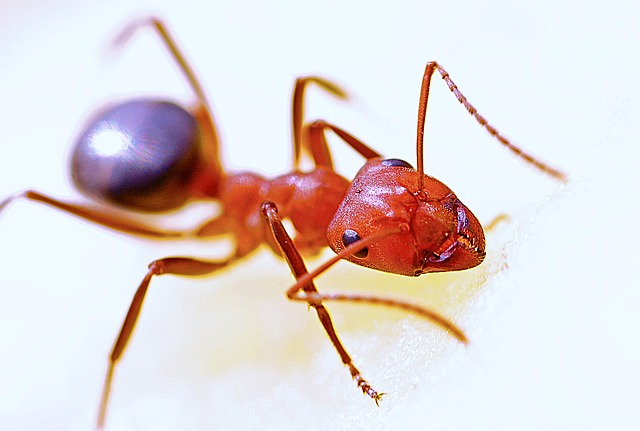
#> input picture image/ant.jpg, 640 x 431 px
$ python thresholding_trackbar.py
#> lines starting #> are read from the running program, lines starting #| are printed output that depends on the picture
import cv2

img = cv2.imread("image/ant.jpg")
#> img is the input picture: shape (431, 640, 3); mean B, G, R 212.9, 213.6, 225.1
gray_img = cv2.cvtColor(img, cv2.COLOR_BGR2GRAY)
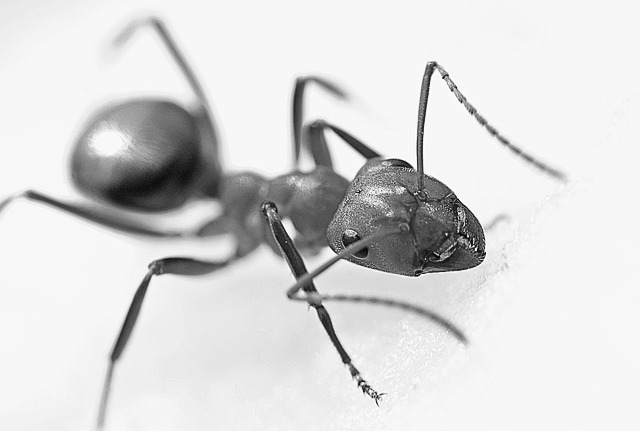
#> gray_img: shape (431, 640); min 5, max 255, mean 217

cv2.namedWindow("Thresholding_Trackbar")

def display(value):
    pass
cv2.createTrackbar("Thresh value", "Thresholding_Trackbar", 255, 255, display)

while True:
    th_value = cv2.getTrackbarPos("Thresh value", "Thresholding_Trackbar")
    thresh, th = cv2.threshold(gray_img, th_value, 255, cv2.THRESH_BINARY)
#> th: shape (431, 640); every value is 0

    cv2.imshow("result",th)
    if cv2.waitKey(1) & 0xFF == ord("e"):
#> (key e is pressed here)
        break

cv2.destroyAllWindows()

$ run again, with image/ball2d.jpg copied over image/ant.jpg
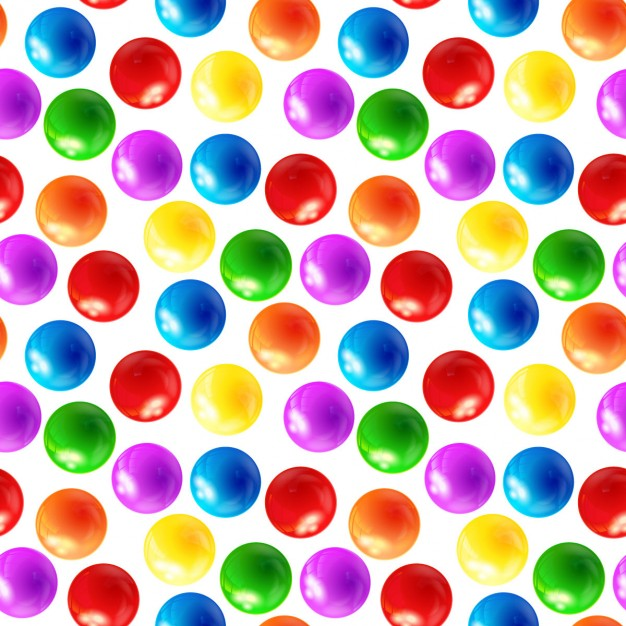
#> input picture image/ball2d.jpg, 626 x 626 px
#> img is the input picture: shape (626, 626, 3); mean B, G, R 168.2, 172.2, 199.6
#> `gray_img = cv2.cvtColor(img, cv2.COLOR_BGR2GRAY)`:
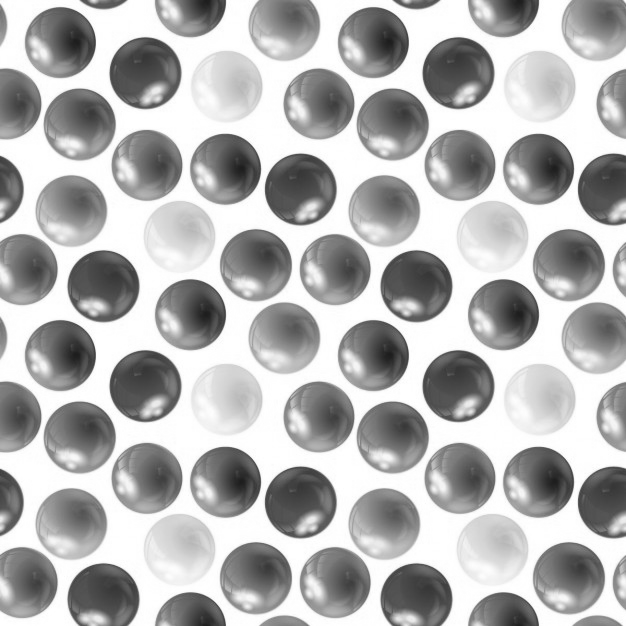
#> gray_img: shape (626, 626); min 29, max 255, mean 179.9
#> th: shape (626, 626); every value is 0

$ run again, with image/boy.jpg copied over image/ant.jpg
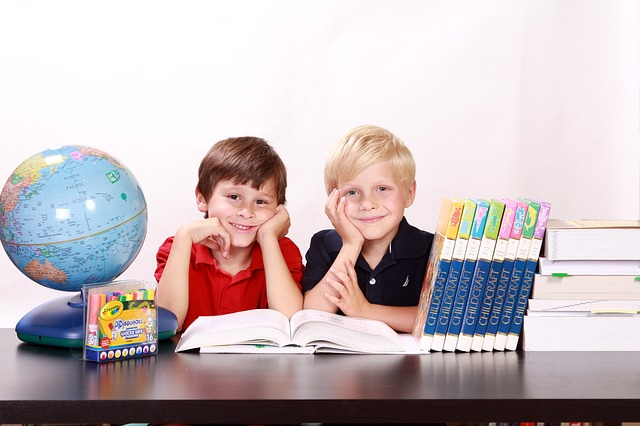
#> input picture image/boy.jpg, 640 x 426 px
#> img is the input picture: shape (426, 640, 3); mean B, G, R 186.9, 184.5, 197.5
#> `gray_img = cv2.cvtColor(img, cv2.COLOR_BGR2GRAY)`:
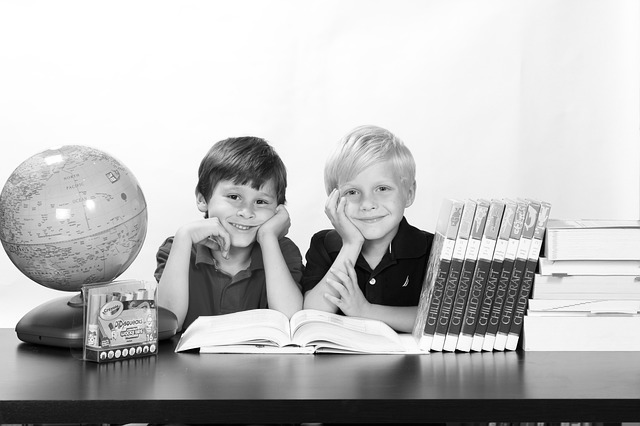
#> gray_img: shape (426, 640); min 0, max 255, mean 188.7
#> th: shape (426, 640); every value is 0
